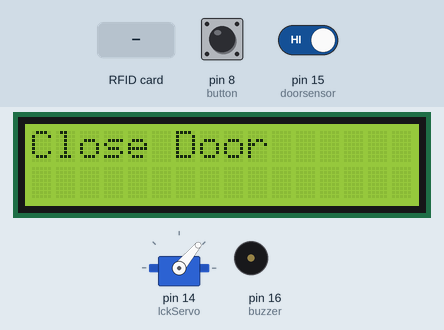
Simulated run of this sketch. Board: Arduino Nano, built with avr-gcc and run on an emulated ATmega328P. Shown: 16×2 character LCD, servo, buzzer (waves = sounding, pin HIGH). The test bench sets the inputs (shaded band); at power-on: pin 15 (doorsensor) HIGH, pin 8 (button) LOW. Pins used as bus, display or sensor lines are not drawn; what the sketch prints to the serial monitor is not drawn.

Above: at 1.8 s.
1.9 s: pin 15 (doorsensor) driven LOW
At 2.8 s:
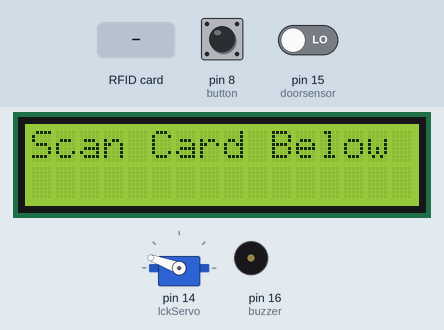
3.9 s: pin 8 (button) pulled HIGH for 0.15 s
At 5.8 s:
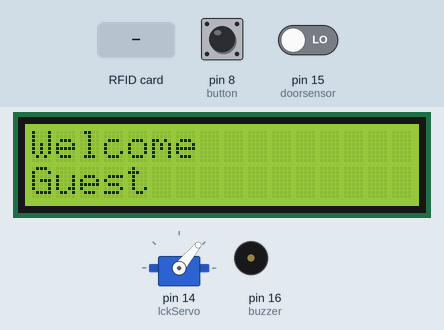
7.0 s: RFID card 5E 7A 19 C4 held to the reader
10.0 s: RFID card 5E 7A 19 C4 held to the reader
At 10.4 s:
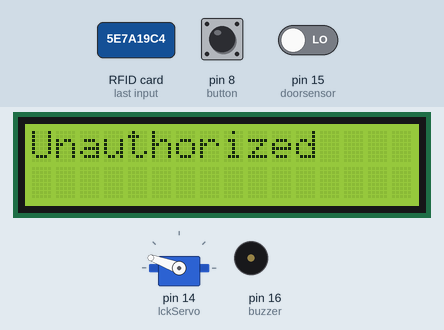
13.0 s: pin 8 (button) pulled HIGH for 3.2 s
At 14.5 s:
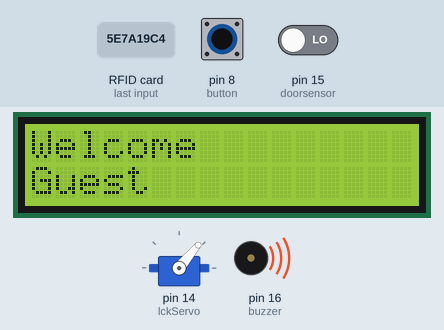
17.7 s: pin 15 (doorsensor) driven HIGH
At 18.5 s:
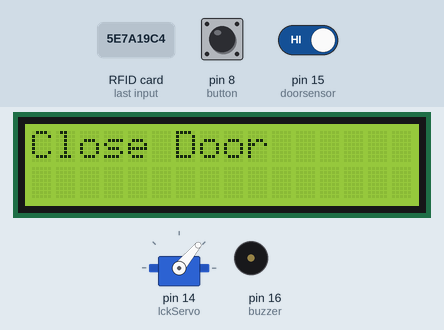
Timing chart, 0 to 20.7 s (numbered marks = the images above; inputs shaded):
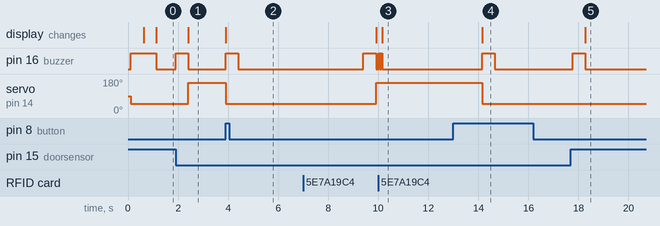

The sketch:

Main_RFID.ino
```cpp
#include <Servo.h>
#include <LiquidCrystal.h>
#include <SPI.h>
#include <MFRC522.h>

/*Peripheral Definitions*/
#define RST_PIN  9
#define SS_PIN   10

MFRC522 idReader(SS_PIN, RST_PIN);
LiquidCrystal lcd(2, 3, 4, 5, 6, 7);
Servo lckServo;

/*Stored data*/


unsigned long int members[] = {
	0x053960b6,
	0xe53f68b6,
	0xd50d59d6,
	0x43c5D98b,
	0xa3f4cd8b,
	0x030fb68b,
	0xc5f061b6,
	0xb3a7bd8b,
	0xf5ce65b6,
	0xa59a66b6,
	0xa344cb8b,
	0x556863B6,
	0x54754430,
	0x63a5eb8b,
	0xd390c78b,
	0xe5e75eb6,
	0x8388c18b,
	0x7e389385};
unsigned long int premiummembers[] = {
	0x9306cb8b,
	0x35a75eb6,
	0xc329c18b,
	0x43c5d98b,
	0x6363cc8b,
	0x839bc68b,
	0x2aea1410,
	0x7e389385,
	0x01020304,
};
String membnames[] = {
	"M.Atta",
	"M.Mahad",
	"Ibrahim",
	"Shehryar",
	"Aizaz Ansari",
	"Hamza Ahmed",
	"Saim",
	"Saad Ejaz",
	"M.Bin Amir",
	"Hamis Haider",
	"Ms. Faiqa",
	"Ms. Fareha",
	"Mujtaba",
	"Usama Raheel",
	"Rohan Latif",
	"Hassan Mahad",
	"M.Waleed",
    "Sir Mohsin"};
String premnames[] = {
	"Danish Sajjad",
	"Bilal Azhar",
	"Unknown",
	"Unknown",
	"Unknown",
	"Hamza Murad",
	"Abdullah Irfan",
	"Shaheer Sajid",
	"Danish Sajjad"
};

/*Variable Declaration*/

int buzzer = 16;
int doorsensor = 15;
int button = 8;
bool input = false;
String memberName;
int rfid[4];
unsigned long int RFID;
unsigned long int EXP;

//The real fun begins here
/*
void dump_byte_array(byte *buffer, byte bufferSize) {
	read_rfid = "";
	for (byte i = 0; i < bufferSize; i++) {
		read_rfid = read_rfid + String(buffer[i], HEX);
		Serial.println(i);
	}
	idReader.PICC_HaltA();
}*/

void setup()
{
	Serial.begin(9600);
	Serial.println("Initializing");
	lcd.begin(16, 2);
	lcd.write("PLease wait.");
	pinMode(buzzer, OUTPUT);
	pinMode(button, INPUT);
	pinMode(doorsensor, INPUT);
	lckServo.attach(14);
	SPI.begin();
	idReader.PCD_Init();
	//idReader.PCD_DumpVersionToSerial();
	if (digitalRead(doorsensor) == LOW) {
		lockdoor();
	}
	else if (digitalRead(doorsensor) == HIGH) {
		unlockdoor();
	}
	idReader.PCD_AntennaOff();
	idReader.PCD_SetAntennaGain(B01110000);
	idReader.PCD_AntennaOn();
}

//Test wala loop is commented.
/*
void loop() {
	defaultDisplay();
	unlockdoor();
	greetMember("shaheer");
	delay(500);
	rejectMember();
	lockdoor();
	delay(500);
	override();
	ReadRFID();
}*/
//Sai Wala loop is meant to run.
void loop() {
	start:
	memberName = "";
	defaultDisplay();
	input = false;

	while (digitalRead(doorsensor) == LOW) {
		if (digitalRead(button) == HIGH) {
			// When override button is pressed
			memberName="Guest";
			input = true;
		}
		else if (ReadRFID() == true && identifyMember() == true) {
			//When an authorised RFID card is detected
			input = true;
		}
		else if (ReadRFID() == true && identifyMember() == false) {
			//When an unauthorised RFID card is detected
			rejectMember();
			input = false;
			goto start;
			//loop();
		}

		switch (input)
		{
		case true:
			greetMember(memberName);
			unlockdoor();
			unsigned long int previousmillis;
			previousmillis = millis();
			Serial.println(previousmillis);
			while (digitalRead(doorsensor) == LOW) {
				if (millis() - previousmillis >= 5000) {
					lockdoor();
					loop();
				}
				Serial.println(millis());

			};
			//Serial.println("Door Opened");
			break;
		default:
			break;
		}

	}
	Serial.flush();
	if (digitalRead(doorsensor) == HIGH) {
		unlockdoor();
		//Serial.println("I'm Running");
		lcdprint("Close Door");
		//lcd.blink();
		while (digitalRead(doorsensor) == HIGH) {  }
		lockdoor();
	}

}

//Required Proceedures

//Basic Proceedures/Functions
void unlockdoor() {
	//Serial.println("Door Unlocked");
	lckServo.write(50);
	digitalWrite(buzzer, HIGH);
	delay(500);
	digitalWrite(buzzer, LOW);
}
void lockdoor() {
	//Serial.println("Door Locked");
	digitalWrite(buzzer, HIGH);
	delay(500);
	digitalWrite(buzzer, LOW);
	lckServo.write(160);
}
void rejectMember() {
	//Serial.println("Rejected a stranger... :D");
	lcd.clear();
	lcd.print("Unauthorized");
	//lcd.setCursor(0, 1);
	//lcd.print("Card");
	digitalWrite(buzzer, HIGH);
	delay(25);
	digitalWrite(buzzer, LOW);
	delay(25);
	digitalWrite(buzzer, HIGH);
	delay(25);
	digitalWrite(buzzer, LOW);
	delay(25);
	digitalWrite(buzzer, HIGH);
	delay(25);
	digitalWrite(buzzer, LOW);
	delay(4000);
}
void defaultDisplay() {
	lcd.clear();
	lcd.noBlink();
	lcd.noAutoscroll();
	lcd.print("Scan Card Below");
	//lcd.println("Below");
}
void lcdprint(String abc) {
	lcd.clear();
	lcd.print(abc);
}
void exponent(int i) {
	EXP = 0;
	if (i == 0) {
		EXP = 1;
	}
	else if (i == 1) {
		EXP = 256;
	}
	else if (i == 2) {
		EXP = 65536;
	}
	else if (i == 3) {
		EXP = 16777216;
	}
}
//RFID Proceedures/Functions
bool ReadRFID() {
	// Look for new cards
	if (idReader.PICC_IsNewCardPresent()) {
		//Serial.println("Card Detected");
		//Reset Array
		for (int i; i < sizeof(rfid) / sizeof(rfid[1]) - 1; i++) {
			rfid[i] = 0;
		}
		if (idReader.PICC_ReadCardSerial()) {
			//Take input
			for (int x = 0; x <= idReader.uid.size; x++) {
				rfid[x] = idReader.uid.uidByte[3-x];
				//Serial.print(rfid[x], HEX); //Serial.println("");
				//Serial.print(x);
			}
			//Serial.println("");
			//Convert to decimal system
			RFID = 0;
			//Serial.println(sizeof(rfid) / sizeof(rfid[1]));
			for (int i=0; i <= sizeof(rfid)/sizeof(rfid[1]) - 1; i++) {
				exponent(i);
				//Serial.println(rfid[i]);
				RFID += rfid[i]* EXP;
				//Serial.println(i);
				//Serial.println(EXP);
				//Serial.println(RFID);
			}
			//Serial.println(RFID, HEX);
			//Serial.println(RFID);
			return true;
		}
	}
	return false;
}
bool identifyMember() {
	memberName = "";
	//Serial.println(rfid, HEX);
	for (int i = 0; i <= sizeof(members)/sizeof(members[1]) - 1; i++) {

		if (RFID == members[i]) {
			memberName = membnames[i];
			//Serial.println(memberName);
			//Serial.println(i);
			//Serial.println(i);
			input = true;
			return true;
			break;
		}
		//Serial.println("Serched Members");
	}
	//Serial.println(sizeof(premiummembers) / sizeof(premiummembers[1]) - 1);
	for (int i = 0; i <= sizeof(premiummembers) / sizeof(premiummembers[1]) - 1; i++) {
		if (RFID == premiummembers[i]) {
			memberName = premnames[i];
			//Serial.println(memberName);
			//Serial.println(i);
			input = true;
			return true;
			break;
		}
		//Serial.println(premnames[i]);
		//Serial.println("Searched PremiumMembers");
	}
	Serial.println("Member not Found");
	input = false;
	return false;
}
void greetMember(String member) {
	//Serial.println("Greeting member");
	lcd.clear();
	lcd.print("Welcome ");
	lcd.setCursor(0, 1);
	lcd.print(member);
	//lcd.autoscroll();
	//Serial.println(member);
}
```

Measured:
- after the input at 1.9 s, pin 16 (buzzer): LOW → HIGH at once, → LOW 0.50 s later; servo on pin 14 (lckServo): 50° → 160° after 0.50 s; the display: changes after 0.50 s (image 1)
- after the input at 3.9 s, pin 16 (buzzer): LOW → HIGH at once, → LOW 0.50 s later; servo on pin 14 (lckServo): 160° → 50° at once; the display: changes at once (image 2)
- after the input at 10.0 s, pin 16 (buzzer): alternates HIGH for 0.03 s and LOW for 0.03 s, 6 changes in all, then stays LOW, starting at once; the display: changes after 0.15 s (image 3)
- after the input at 13.0 s, pin 16 (buzzer): LOW → HIGH after 1.2 s, → LOW 0.50 s later; servo on pin 14 (lckServo): 160° → 50° after 1.2 s; the display: changes after 1.2 s (image 4)
- after the input at 17.7 s, servo on pin 14 (lckServo): stays 50° (without the input it goes to 160° after 2.5 s); the display: changes after 0.57 s (image 5)
